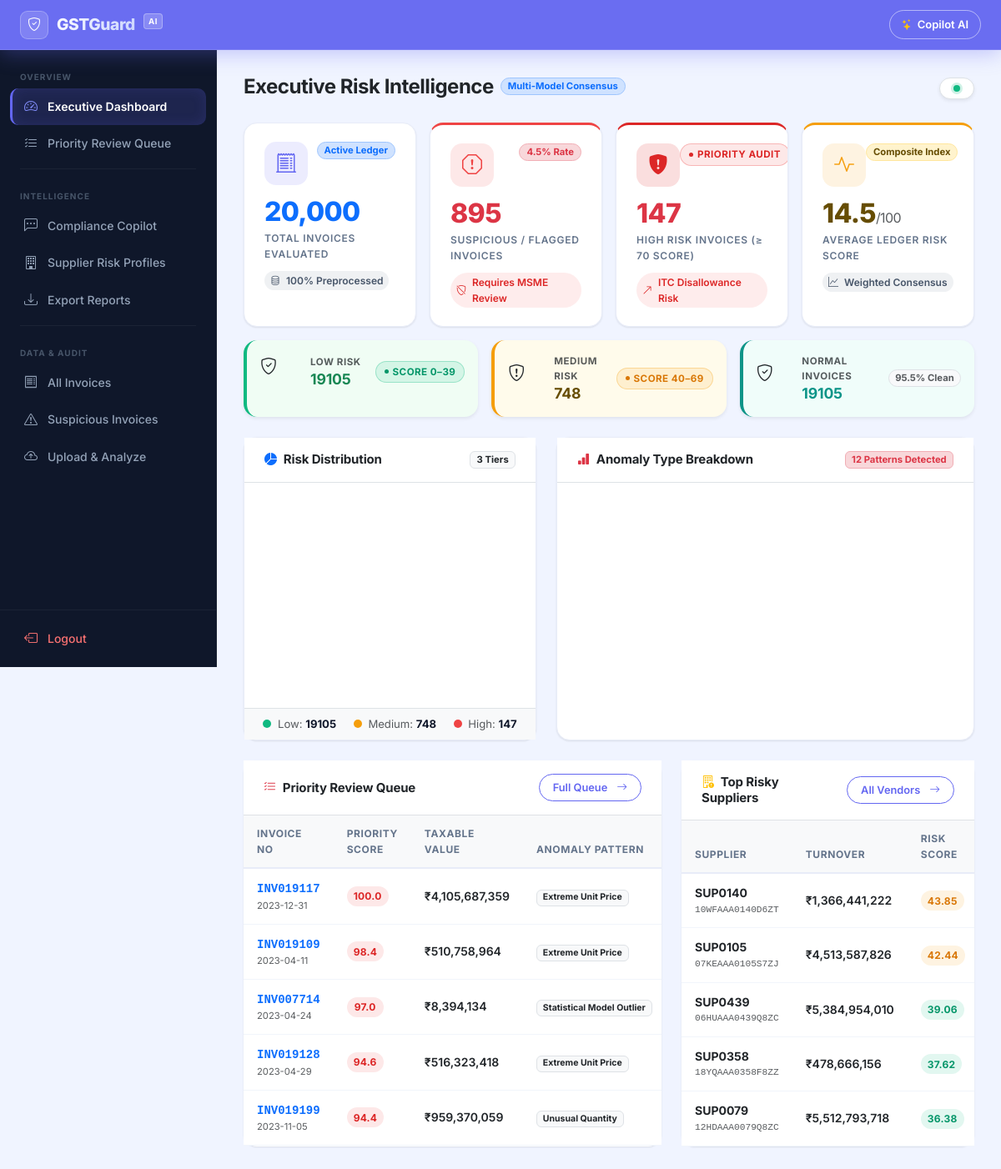
/dashboard, run on the app's committed database.
### database/models.py (models this page shows, shortened)
class Investigation(Base):
    __tablename__ = "investigations"
    id           = Column(Integer, primary_key=True, autoincrement=True)
    invoice_no   = Column(String(50), ForeignKey("invoices.invoice_no"), unique=True, index=True, nullable=False)
    status       = Column(String(30), default="NEW", nullable=False, index=True)
    assigned_to  = Column(String(100), default="Unassigned")
    notes        = Column(Text, default="")
    updated_at   = Column(String(30), default=lambda: datetime.now(timezone.utc).strftime("%Y-%m-%d %H:%M:%S"))
    invoice = relationship("Invoice", back_populates="investigation")

class Analysis(Base):
    __tablename__ = "analysis"
    invoice_no        = Column(String(50), ForeignKey("invoices.invoice_no"), primary_key=True, index=True)
    isolation_score   = Column(Float, nullable=False)
    isolation_anomaly = Column(Integer, nullable=False)   # 1 if anomalous, 0 if normal
    lof_score         = Column(Float, nullable=False)
    lof_anomaly       = Column(Integer, nullable=False)   # 1 if anomalous, 0 if normal
    max_abs_zscore    = Column(Float, nullable=False)
    zscore_anomaly    = Column(Integer, nullable=False)   # 1 if anomalous, 0 if normal
    risk_score        = Column(Float, nullable=False, index=True) # 0.0 to 100.0
    risk_level        = Column(String(20), nullable=False, index=True)  # Low Risk, Medium Risk, High Risk
    anomaly_type      = Column(String(100), default="Normal", index=True)
    explanation       = Column(Text)
    invoice = relationship("Invoice", back_populates="analysis")

class Invoice(Base):
    __tablename__ = "invoices"
    invoice_no          = Column(String(50), primary_key=True, index=True)
    invoice_date        = Column(String(20), index=True)
    supplier_id         = Column(String(50), index=True)
    supplier_gstin      = Column(String(20), index=True)
    buyer_id            = Column(String(50), index=True)
    buyer_gstin         = Column(String(20), index=True)
    product_category    = Column(String(100), index=True)
    hsn_code            = Column(String(20))
    quantity            = Column(Float, nullable=False)
    unit_price          = Column(Float, nullable=False)
    discount_percentage = Column(Float, default=0.0)
    discount_amount     = Column(Float, default=0.0)
    taxable_value       = Column(Float, nullable=False)
    gst_rate            = Column(Float, nullable=False)
    cgst                = Column(Float, default=0.0)
    sgst                = Column(Float, default=0.0)
    igst                = Column(Float, default=0.0)
    cess_rate           = Column(Float, default=0.0)
    cess_amount         = Column(Float, default=0.0)
    total_tax           = Column(Float, nullable=False)
    total_amount        = Column(Float, nullable=False)
    payment_method      = Column(String(50))
    analysis = relationship("Analysis", back_populates="invoice", uselist=False, cascade="all, delete-orphan")
    investigation = relationship("Investigation", back_populates="invoice", uselist=False, cascade="all, delete-orphan")

### routes/dashboard_routes.py (the view)
@dashboard_bp.route("/dashboard")
def dashboard_view():
    summary = get_dashboard_summary()
    top_suppliers = get_top_risky_suppliers(limit=5)
    review_queue = get_review_queue(limit=5)
    return render_template(
        "dashboard.html",
        summary=summary,
        top_suppliers=top_suppliers,
        review_queue=review_queue
    )

### templates/dashboard.html (shortened to what this page needs)
{% set active_page = 'dashboard' %}
{% extends "base.html" %}
{% block content %}
<div class="d-flex align-items-center justify-content-between mb-4 flex-wrap gap-2">
  <div>
    <div class="d-flex align-items-center gap-2 mb-1">
      <h2 class="fw-bold mb-0 text-dark" style="letter-spacing: -0.02em;">
        Executive Risk Intelligence
      </h2>
      <span class="badge bg-primary-subtle text-primary border border-primary-subtle rounded-pill px-2 py-1 small">
        Multi-Model Consensus
      </span>
    </div>
  </div>
  <div class="d-flex align-items-center gap-2">
    <div class="d-inline-flex align-items-center gap-2 bg-white px-3 py-2 rounded-pill border shadow-sm small text-secondary">
      <span class="live-dot"></span>
    </div>
  </div>
</div>
<div class="row g-3 mb-3">
  <div class="col-12 col-sm-6 col-xl-3">
    <div class="stat-card h-100">
      <div class="d-flex justify-content-between align-items-start">
        <div class="stat-icon icon-primary">
          <i class="bi bi-receipt-cutoff"></i>
        </div>
        <span class="badge bg-primary-subtle text-primary border border-primary-subtle rounded-pill px-2 py-1 small">
          Active Ledger
        </span>
      </div>
      <div class="stat-value text-primary">{{ "{:,}".format(summary.total_invoices) }}</div>
      <div class="stat-label">Total Invoices Evaluated</div>
      <div class="stat-delta delta-neu">
        <i class="bi bi-database me-1"></i>100% Preprocessed
      </div>
    </div>
  </div>
  <div class="col-12 col-sm-6 col-xl-3">
    <div class="stat-card h-100" style="border-top: 3px solid var(--danger);">
      <div class="d-flex justify-content-between align-items-start">
        <div class="stat-icon icon-danger">
          <i class="bi bi-exclamation-octagon"></i>
        </div>
        <span class="badge bg-danger-subtle text-danger border border-danger-subtle rounded-pill px-2 py-1 small">
          {% if summary.total_invoices > 0 %}
            {{ "%.1f"|format(summary.suspicious_invoices / summary.total_invoices * 100) }}% Rate
          {% else %}
            0.0%
          {% endif %}
        </span>
      </div>
      <div class="stat-value text-danger">{{ "{:,}".format(summary.suspicious_invoices) }}</div>
      <div class="stat-label">Suspicious / Flagged Invoices</div>
      <div class="stat-delta delta-down">
        <i class="bi bi-shield-slash me-1"></i>Requires MSME Review
      </div>
    </div>
  </div>
  <div class="col-12 col-sm-6 col-xl-3">
    <div class="stat-card h-100" style="border-top: 3px solid #dc2626;">
      <div class="d-flex justify-content-between align-items-start">
        <div class="stat-icon icon-danger" style="background: rgba(220, 38, 38, 0.15); color: #dc2626;">
          <i class="bi bi-shield-fill-exclamation"></i>
        </div>
        <span class="risk-badge risk-high">
          Priority Audit
        </span>
      </div>
      <div class="stat-value text-danger">{{ "{:,}".format(summary.high_risk) }}</div>
      <div class="stat-label">High Risk Invoices (&ge; 70 Score)</div>
      <div class="stat-delta delta-down">
        <i class="bi bi-arrow-up-right me-1"></i>ITC Disallowance Risk
      </div>
    </div>
  </div>
  <div class="col-12 col-sm-6 col-xl-3">
    <div class="stat-card h-100" style="border-top: 3px solid var(--warning);">
      <div class="d-flex justify-content-between align-items-start">
        <div class="stat-icon icon-warning">
          <i class="bi bi-activity"></i>
        </div>
        <span class="badge bg-warning-subtle text-warning-emphasis border border-warning-subtle rounded-pill px-2 py-1 small">
          Composite Index
        </span>
      </div>
      <div class="stat-value text-warning-emphasis">{{ "%.1f"|format(summary.avg_risk_score) }}<span class="fs-6 text-muted fw-normal">/100</span></div>
      <div class="stat-label">Average Ledger Risk Score</div>
      <div class="stat-delta delta-neu">
        <i class="bi bi-graph-up me-1"></i>Weighted Consensus
      </div>
    </div>
  </div>
</div>
<div class="row g-3 mb-4">
  <div class="col-12 col-md-4">
    <div class="card h-100 p-3 border-0 shadow-sm" style="background: #f0fdf4; border-left: 4px solid var(--success) !important;">
      <div class="d-flex align-items-center justify-content-between">
        <div class="d-flex align-items-center gap-3">
          <div class="stat-icon icon-success mb-0" style="width: 44px; height: 44px; font-size: 1.25rem;">
            <i class="bi bi-shield-check"></i>
          </div>
          <div>
            <div class="text-uppercase fw-bold text-muted" style="font-size: 0.72rem; letter-spacing: 0.05em;">Low Risk</div>
            <h4 class="fw-bold mb-0 text-success">{{ summary.low_risk }}</h4>
          </div>
        </div>
        <span class="risk-badge risk-low">Score 0&ndash;39</span>
      </div>
    </div>
  </div>
  <div class="col-12 col-md-4">
    <div class="card h-100 p-3 border-0 shadow-sm" style="background: #fffbeb; border-left: 4px solid var(--warning) !important;">
      <div class="d-flex align-items-center justify-content-between">
        <div class="d-flex align-items-center gap-3">
          <div class="stat-icon icon-warning mb-0" style="width: 44px; height: 44px; font-size: 1.25rem;">
            <i class="bi bi-shield-exclamation"></i>
          </div>
          <div>
            <div class="text-uppercase fw-bold text-muted" style="font-size: 0.72rem; letter-spacing: 0.05em;">Medium Risk</div>
            <h4 class="fw-bold mb-0 text-warning-emphasis">{{ summary.medium_risk }}</h4>
          </div>
        </div>
        <span class="risk-badge risk-medium">Score 40&ndash;69</span>
      </div>
    </div>
  </div>
  <div class="col-12 col-md-4">
    <div class="card h-100 p-3 border-0 shadow-sm" style="background: #f0fdfa; border-left: 4px solid #0d9488 !important;">
      <div class="d-flex align-items-center justify-content-between">
        <div class="d-flex align-items-center gap-3">
          <div class="stat-icon icon-success mb-0" style="width: 44px; height: 44px; font-size: 1.25rem;">
            <i class="bi bi-shield-check"></i>
          </div>
          <div>
            <div class="text-uppercase fw-bold text-muted" style="font-size: 0.72rem; letter-spacing: 0.05em;">Normal Invoices</div>
            <h4 class="fw-bold mb-0" style="color: #0d9488;">{{ summary.normal_invoices }}</h4>
          </div>
        </div>
        <span class="badge rounded-pill text-bg-light border small text-muted">
          {% if summary.total_invoices > 0 %}
            {{ "%.1f"|format(summary.normal_invoices / summary.total_invoices * 100) }}% Clean
          {% else %}
            0.0%
          {% endif %}
        </span>
      </div>
    </div>
  </div>
</div>
<div class="row g-4 mb-4">
  <div class="col-12 col-lg-5">
    <div class="chart-card h-100 d-flex flex-column">
      <div class="card-header bg-white border-bottom py-3 d-flex justify-content-between align-items-center">
        <div>
          <h5 class="fw-bold mb-0 text-dark">
            <i class="bi bi-pie-chart-fill text-primary me-2"></i>Risk Distribution
          </h5>
        </div>
        <span class="badge bg-light text-dark border">3 Tiers</span>
      </div>
      <div class="card-body flex-grow-1 d-flex flex-column align-items-center justify-content-center p-4">
      </div>
      <div class="card-footer bg-light border-top py-2 px-3">
        <div class="d-flex justify-content-around flex-wrap gap-2 text-center small">
          <div>
            <span class="d-inline-block rounded-circle me-1" style="width:10px;height:10px;background:#10b981;"></span>
            <span class="text-muted">Low: </span><strong>{{ summary.low_risk }}</strong>
          </div>
          <div>
            <span class="d-inline-block rounded-circle me-1" style="width:10px;height:10px;background:#f59e0b;"></span>
            <span class="text-muted">Medium: </span><strong>{{ summary.medium_risk }}</strong>
          </div>
          <div>
            <span class="d-inline-block rounded-circle me-1" style="width:10px;height:10px;background:#ef4444;"></span>
            <span class="text-muted">High: </span><strong>{{ summary.high_risk }}</strong>
          </div>
        </div>
      </div>
    </div>
  </div>
  <div class="col-12 col-lg-7">
    <div class="chart-card h-100 d-flex flex-column">
      <div class="card-header bg-white border-bottom py-3 d-flex justify-content-between align-items-center">
        <div>
          <h5 class="fw-bold mb-0 text-dark">
            <i class="bi bi-bar-chart-fill text-danger me-2"></i>Anomaly Type Breakdown
          </h5>
        </div>
        <span class="badge bg-danger-subtle text-danger border border-danger-subtle">
          {{ summary.anomaly_types|length }} Patterns Detected
        </span>
      </div>
      <div class="card-body flex-grow-1 d-flex flex-column align-items-center justify-content-center p-4">
        <div id="bar-chart-wrapper" class="w-100" style="display:none; min-height: 260px;">
        </div>
      </div>
    </div>
  </div>
</div>
<div class="row g-4 mb-4">
  <div class="col-12 col-xl-7">
    <div class="chart-card h-100 border-0">
      <div class="card-header bg-white py-3 border-bottom d-flex justify-content-between align-items-center">
        <div>
          <h5 class="fw-bold mb-0 text-dark">
            <i class="bi bi-list-check text-danger me-2"></i>Priority Review Queue
          </h5>
        </div>
        <a href="/review-queue" class="btn btn-sm btn-outline-primary rounded-pill px-3">
          Full Queue <i class="bi bi-arrow-right ms-1"></i>
        </a>
      </div>
      <div class="table-responsive">
        <table class="table table-hover align-middle mb-0 small">
          <thead class="table-light text-uppercase text-secondary" style="font-size: 0.72rem; letter-spacing: 0.05em;">
            <tr>
              <th>Invoice No</th>
              <th>Priority Score</th>
              <th>Taxable Value</th>
              <th>Anomaly Pattern</th>
            </tr>
          </thead>
          <tbody>
            {% for item in review_queue %}
            <tr>
              <td>
                <a href="/invoice/{{ item.invoice_no }}" class="fw-bold text-primary font-monospace text-decoration-none">
                  {{ item.invoice_no }}
                </a>
                <div class="text-muted" style="font-size: 0.7rem;">{{ item.invoice_date }}</div>
              </td>
              <td>
                <span class="score-pill {% if item.priority_score >= 80 %}score-high{% elif item.priority_score >= 60 %}score-medium{% else %}score-low{% endif %}">
                  {{ item.priority_score }}
                </span>
              </td>
              <td class="fw-semibold text-dark">₹{{ "{:,.0f}".format(item.taxable_value) }}</td>
              <td>
                <span class="badge bg-light text-dark border">{{ item.anomaly_type }}</span>
              </td>
            </tr>
            {% endfor %}
          </tbody>
        </table>
      </div>
    </div>
  </div>
  <div class="col-12 col-xl-5">
    <div class="chart-card h-100 border-0">
      <div class="card-header bg-white py-3 border-bottom d-flex justify-content-between align-items-center">
        <div>
          <h5 class="fw-bold mb-0 text-dark">
            <i class="bi bi-building-exclamation text-warning me-2"></i>Top Risky Suppliers
          </h5>
        </div>
        <a href="/suppliers" class="btn btn-sm btn-outline-primary rounded-pill px-3">
          All Vendors <i class="bi bi-arrow-right ms-1"></i>
        </a>
      </div>
      <div class="table-responsive">
        <table class="table table-hover align-middle mb-0 small">
          <thead class="table-light text-uppercase text-secondary" style="font-size: 0.72rem; letter-spacing: 0.05em;">
            <tr>
              <th>Supplier</th>
              <th>Turnover</th>
              <th>Risk Score</th>
            </tr>
          </thead>
          <tbody>
            {% for s in top_suppliers %}
            <tr>
              <td>
                <a href="/suppliers/{{ s.supplier_id }}" class="fw-bold text-dark text-decoration-none">
                  {{ s.supplier_id }}
                </a>
                <div class="text-muted font-monospace" style="font-size: 0.7rem;">{{ s.supplier_gstin }}</div>
              </td>
              <td class="fw-semibold text-dark">₹{{ "{:,.0f}".format(s.total_taxable_value) }}</td>
              <td>
                <span class="score-pill {% if s.supplier_risk_score >= 70 %}score-high{% elif s.supplier_risk_score >= 40 %}score-medium{% else %}score-low{% endif %}">
                  {{ s.supplier_risk_score }}
                </span>
              </td>
            </tr>
            {% else %}
            <tr>
              <td colspan="4" class="text-center py-4 text-muted">
                No risky suppliers identified.
              </td>
            </tr>
            {% endfor %}
          </tbody>
        </table>
      </div>
    </div>
  </div>
</div>
{% endblock %}

### data on the page
Investigation: invoice_no "INV019117", invoice_date "2023-12-31", priority_score "100.0", taxable_value "4,105,687,359", anomaly_type "Extreme Unit Price"
Analysis: invoice_no "INV019109", invoice_date "2023-04-11", priority_score "98.4", anomaly_type "Extreme Unit Price"
Invoice: taxable_value "510,758,964"

### other printed values
{{ "{:,}".format(summary.total_invoices) }} "20,000"
{{ "{:,}".format(summary.suspicious_invoices) }} "895"
{{ "{:,}".format(summary.high_risk) }} "147"
{{ "%.1f"|format(summary.avg_risk_score) }} "14.5"
{{ summary.low_risk }} "19105"
{{ summary.medium_risk }} "748"
{{ summary.normal_invoices }} "19105"
{{ "%.1f"|format(summary.normal_invoices / summary.total_invoices * 100) }} "95.5"
{{ summary.high_risk }} "147"
{{ summary.anomaly_types|length }} "12"
{{ item.invoice_no }} "INV007714" "INV019128" "INV019199"
{{ item.invoice_date }} "2023-04-24" "2023-04-29" "2023-11-05"
{{ item.priority_score }} "97.0" "94.6" "94.4"
{{ "{:,.0f}".format(item.taxable_value) }} "8,394,134" "516,323,418" "959,370,059"
{{ item.anomaly_type }} "Statistical Model Outlier" "Extreme Unit Price" "Unusual Quantity"
